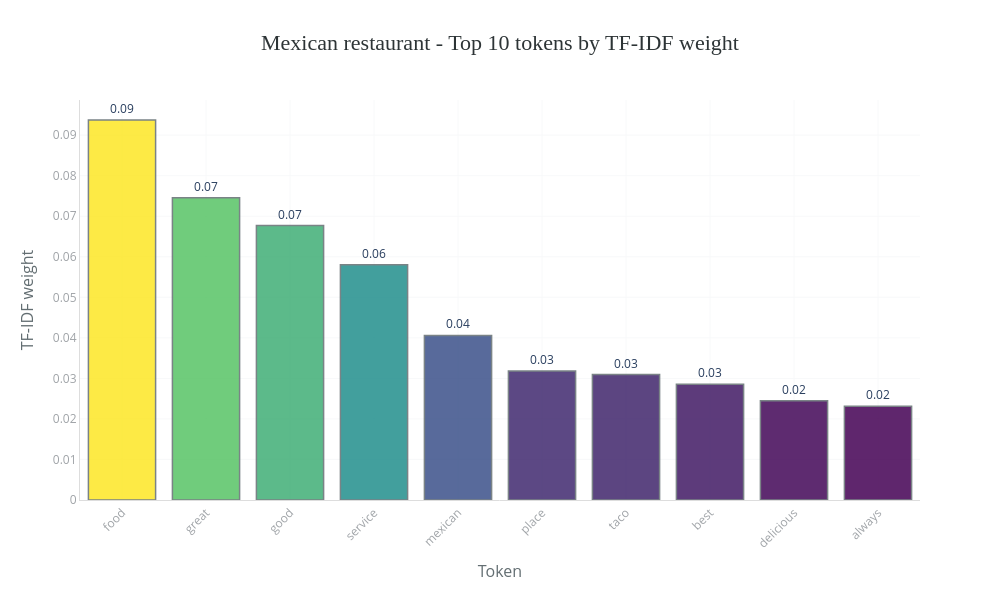
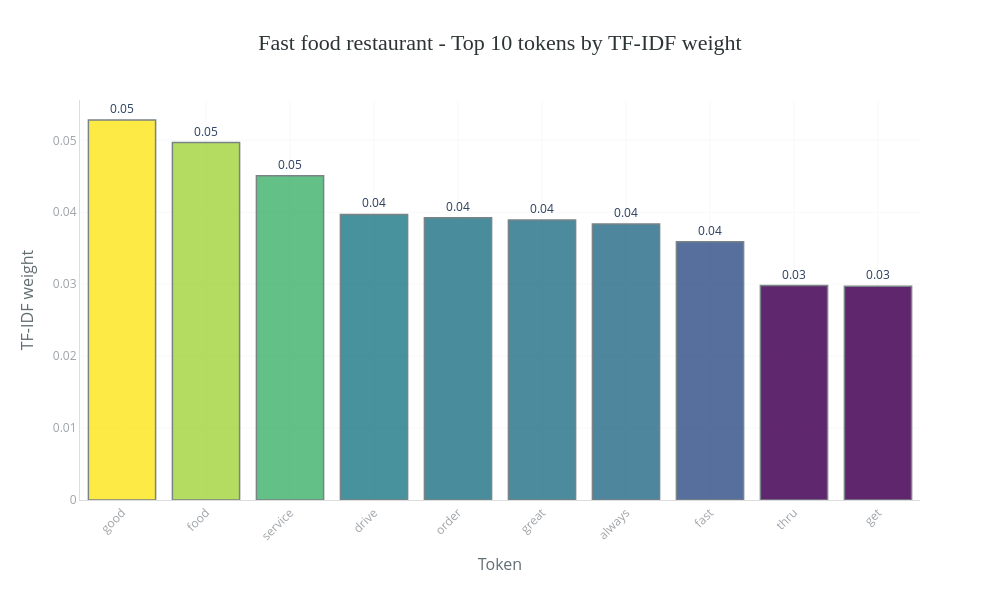
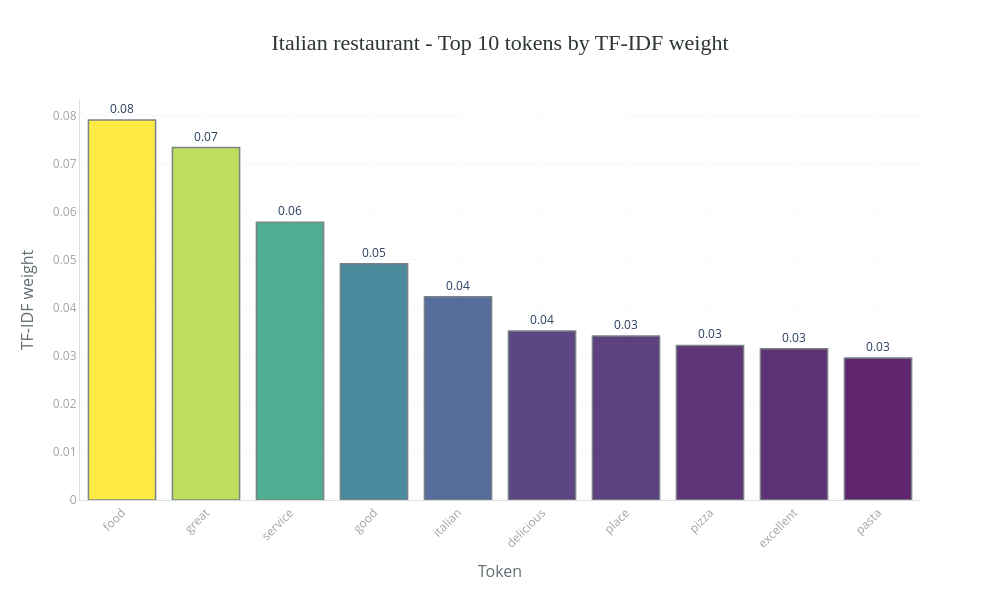

Notebook code for these charts, in order:
### Markdown cell above
## <font color='#BFD72F' size=6>8.1 Categories</font> <a class="anchor" id="8_1"></a>
  
[Back to TOC](#toc)

### Code cell
tfidf_df = pd.DataFrame(
    tfidf_text.toarray(), 
    columns=tfidf_vectorizer.get_feature_names_out()
)
tfidf_df['categoryName'] = dataset['categoryName'].values

tfidf_cat_mean = tfidf_df.groupby('categoryName').mean(numeric_only=True)

no_rows = 3  # ----> Arbitrário
cats_to_plot = (
    tfidf_df['categoryName']
    .value_counts()
    .head(no_rows)
    .index
    .tolist()
)

for cat in cats_to_plot:
    top = (
        tfidf_cat_mean.loc[cat]
        .sort_values(ascending=False)
        .head(10)
        .reset_index()
        .rename(columns={'index': 'token', cat: 'mean_tfidf'})
    )
    bar_chart(
        data=top,
        x='token',
        y='mean_tfidf',
        title=f"{cat} - Top 10 tokens by TF-IDF weight",
        labels={'token': 'Token', 'mean_tfidf': 'TF-IDF weight'},
        top_n=10
    )

### Figure 1 — Plotly figure (JSON) as saved in the notebook; plotly's stock layout.template omitted (floating-point values rounded to 4 significant figures)
{"data": [{"hovertemplate": "Token=%{x}<br>TF-IDF weight=%{marker.color}<br>text=%{text}<extra></extra>", "legendgroup": "", "marker": {"color": [0.09374, 0.07455, 0.06769, 0.05804, 0.04058, 0.03179, 0.03094, 0.02857, 0.02449, 0.0231], "coloraxis": "coloraxis", "line": {"color": "#636E72", "width": 1.5}, "opacity": 0.85, "pattern": {"shape": ""}}, "name": "", "orientation": "v", "showlegend": false, "text": ["0.09", "0.07", "0.07", "0.06", "0.04", "0.03", "0.03", "0.03", "0.02", "0.02"], "textposition": "outside", "texttemplate": "%{text}", "type": "bar", "x": ["food", "great", "good", "service", "mexican", "place", "taco", "best", "delicious", "always"], "xaxis": "x", "y": [0.09374, 0.07455, 0.06769, 0.05804, 0.04058, 0.03179, 0.03094, 0.02857, 0.02449, 0.0231], "yaxis": "y"}], "layout": {"barmode": "relative", "coloraxis": {"colorbar": {"title": {"text": "TF-IDF weight"}}, "colorscale": [[0, "#440154"], [0.25, "#3b528b"], [0.5, "#21908d"], [0.75, "#5dc962"], [1, "#fde725"]], "showscale": false}, "height": 600, "legend": {"tracegroupgap": 0}, "margin": {"b": 100, "l": 80, "r": 80, "t": 100}, "paper_bgcolor": "white", "plot_bgcolor": "white", "showlegend": false, "title": {"font": {"color": "#2D3436", "family": "Arial Black", "size": 22}, "text": "Mexican restaurant - Top 10 tokens by TF-IDF weight", "x": 0.5, "xanchor": "center"}, "width": 1000, "xaxis": {"anchor": "y", "domain": [0, 1], "gridcolor": "#F8F9FA", "linecolor": "#DDD", "showgrid": true, "tickangle": -45, "tickfont": {"color": "#A0A4A8", "size": 12}, "title": {"font": {"color": "#636E72", "size": 16}, "text": "Token"}}, "yaxis": {"anchor": "x", "domain": [0, 1], "gridcolor": "#F8F9FA", "linecolor": "#DDD", "showgrid": true, "tickfont": {"color": "#A0A4A8", "size": 12}, "title": {"font": {"color": "#636E72", "size": 16}, "text": "TF-IDF weight"}}}}

### Figure 2 — Plotly figure (JSON) as saved in the notebook; plotly's stock layout.template omitted (floating-point values rounded to 4 significant figures)
{"data": [{"hovertemplate": "Token=%{x}<br>TF-IDF weight=%{marker.color}<br>text=%{text}<extra></extra>", "legendgroup": "", "marker": {"color": [0.05282, 0.04969, 0.04507, 0.03969, 0.03923, 0.03891, 0.03836, 0.0359, 0.0298, 0.02972], "coloraxis": "coloraxis", "line": {"color": "#636E72", "width": 1.5}, "opacity": 0.85, "pattern": {"shape": ""}}, "name": "", "orientation": "v", "showlegend": false, "text": ["0.05", "0.05", "0.05", "0.04", "0.04", "0.04", "0.04", "0.04", "0.03", "0.03"], "textposition": "outside", "texttemplate": "%{text}", "type": "bar", "x": ["good", "food", "service", "drive", "order", "great", "always", "fast", "thru", "get"], "xaxis": "x", "y": [0.05282, 0.04969, 0.04507, 0.03969, 0.03923, 0.03891, 0.03836, 0.0359, 0.0298, 0.02972], "yaxis": "y"}], "layout": {"barmode": "relative", "coloraxis": {"colorbar": {"title": {"text": "TF-IDF weight"}}, "colorscale": [[0, "#440154"], [0.25, "#3b528b"], [0.5, "#21908d"], [0.75, "#5dc962"], [1, "#fde725"]], "showscale": false}, "height": 600, "legend": {"tracegroupgap": 0}, "margin": {"b": 100, "l": 80, "r": 80, "t": 100}, "paper_bgcolor": "white", "plot_bgcolor": "white", "showlegend": false, "title": {"font": {"color": "#2D3436", "family": "Arial Black", "size": 22}, "text": "Fast food restaurant - Top 10 tokens by TF-IDF weight", "x": 0.5, "xanchor": "center"}, "width": 1000, "xaxis": {"anchor": "y", "domain": [0, 1], "gridcolor": "#F8F9FA", "linecolor": "#DDD", "showgrid": true, "tickangle": -45, "tickfont": {"color": "#A0A4A8", "size": 12}, "title": {"font": {"color": "#636E72", "size": 16}, "text": "Token"}}, "yaxis": {"anchor": "x", "domain": [0, 1], "gridcolor": "#F8F9FA", "linecolor": "#DDD", "showgrid": true, "tickfont": {"color": "#A0A4A8", "size": 12}, "title": {"font": {"color": "#636E72", "size": 16}, "text": "TF-IDF weight"}}}}

### Figure 3 — Plotly figure (JSON) as saved in the notebook; plotly's stock layout.template omitted (floating-point values rounded to 4 significant figures)
{"data": [{"hovertemplate": "Token=%{x}<br>TF-IDF weight=%{marker.color}<br>text=%{text}<extra></extra>", "legendgroup": "", "marker": {"color": [0.07907, 0.07333, 0.05781, 0.04918, 0.04229, 0.03516, 0.03413, 0.03217, 0.03148, 0.02953], "coloraxis": "coloraxis", "line": {"color": "#636E72", "width": 1.5}, "opacity": 0.85, "pattern": {"shape": ""}}, "name": "", "orientation": "v", "showlegend": false, "text": ["0.08", "0.07", "0.06", "0.05", "0.04", "0.04", "0.03", "0.03", "0.03", "0.03"], "textposition": "outside", "texttemplate": "%{text}", "type": "bar", "x": ["food", "great", "service", "good", "italian", "delicious", "place", "pizza", "excellent", "pasta"], "xaxis": "x", "y": [0.07907, 0.07333, 0.05781, 0.04918, 0.04229, 0.03516, 0.03413, 0.03217, 0.03148, 0.02953], "yaxis": "y"}], "layout": {"barmode": "relative", "coloraxis": {"colorbar": {"title": {"text": "TF-IDF weight"}}, "colorscale": [[0, "#440154"], [0.25, "#3b528b"], [0.5, "#21908d"], [0.75, "#5dc962"], [1, "#fde725"]], "showscale": false}, "height": 600, "legend": {"tracegroupgap": 0}, "margin": {"b": 100, "l": 80, "r": 80, "t": 100}, "paper_bgcolor": "white", "plot_bgcolor": "white", "showlegend": false, "title": {"font": {"color": "#2D3436", "family": "Arial Black", "size": 22}, "text": "Italian restaurant - Top 10 tokens by TF-IDF weight", "x": 0.5, "xanchor": "center"}, "width": 1000, "xaxis": {"anchor": "y", "domain": [0, 1], "gridcolor": "#F8F9FA", "linecolor": "#DDD", "showgrid": true, "tickangle": -45, "tickfont": {"color": "#A0A4A8", "size": 12}, "title": {"font": {"color": "#636E72", "size": 16}, "text": "Token"}}, "yaxis": {"anchor": "x", "domain": [0, 1], "gridcolor": "#F8F9FA", "linecolor": "#DDD", "showgrid": true, "tickfont": {"color": "#A0A4A8", "size": 12}, "title": {"font": {"color": "#636E72", "size": 16}, "text": "TF-IDF weight"}}}}
